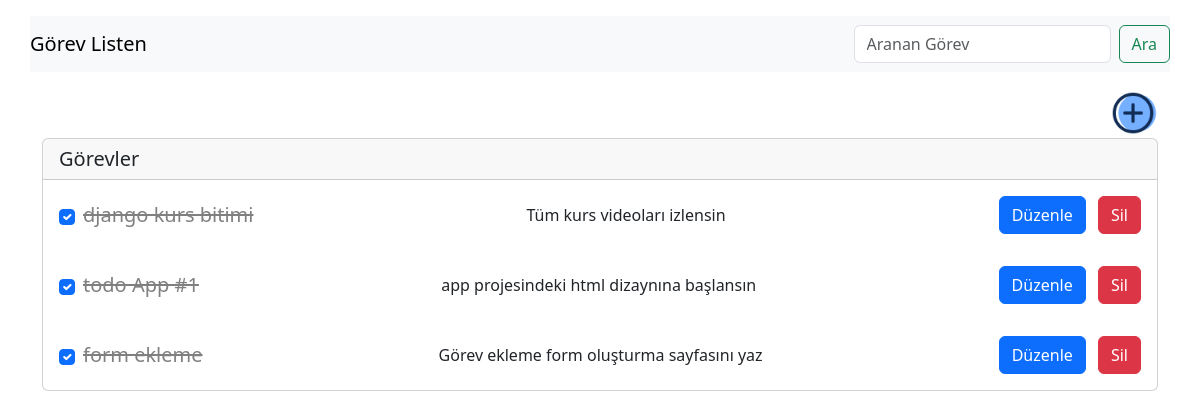
/, run on an earlier commit of the app's database.
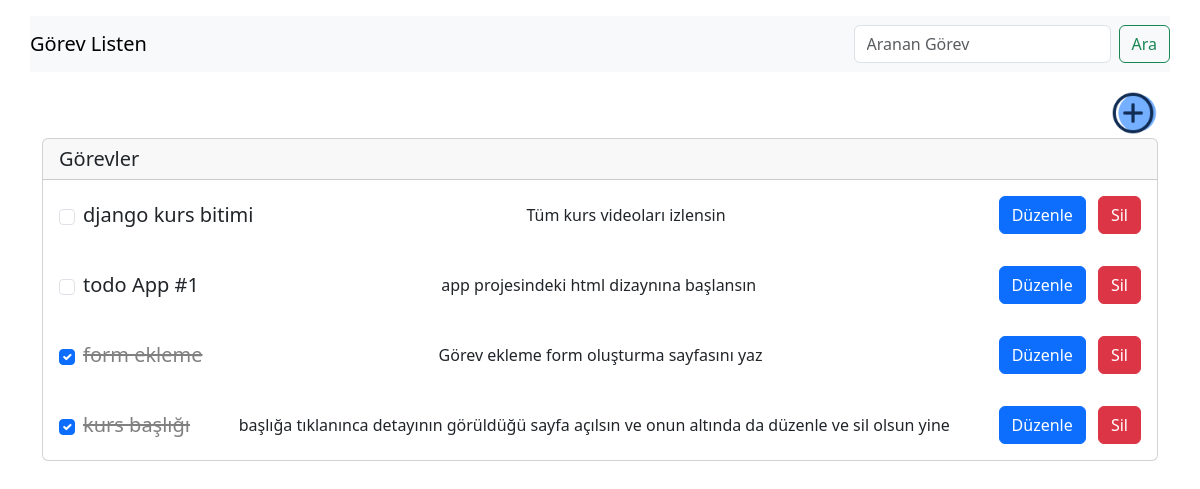
And on a later commit of the database.
### gorev/models.py (models this page shows, shortened)
class Gorev(models.Model): #ORM -Object Relational Mapping
    kullanici =  models.ForeignKey(User, on_delete=models.CASCADE, null=True, blank=True) # her gorev bir kullaniciya ait, kullanici isilinirse gorevleri de silinsin (cascade), bos birakilabilir bu alan, formlarda da bos kalabilir bu alan
    baslik = models.CharField(max_length=200)
    tanim = models.TextField(null= True, blank=True) #veritabaninda ve formda bu alan bos kalabilir
    tamamlandiMi = models.BooleanField(default=False)
    tarih = models.DateTimeField(auto_now_add=True) #gorev olusturuldugunda otomatik dolar
    class Meta: #nodelin ek yapilandirilmalarinin yapildigi ic sinif
        ordering = ['tamamlandiMi'] #veritabaninda siralama yapildiginda sonuclar nasıl donsun

### gorev/views.py (the view)
# urls.py: path('',views.gorevListesi, name="gorevListesi"),
def gorevListesi(request):
     gorevler = Gorev.objects.all()
     return render(request,'gorev/index.html',{
          'gorevler':gorevler
     })

### gorev/templates/gorev/index.html (shortened to what this page needs)
{% extends "layout.html" %}
{% load static %}
{% block css_files %}
    <link rel="stylesheet" href="{% static 'gorev/css/deneme.css' %}">
    <link rel="stylesheet" href="{% static 'gorev/css/style.css' %}">
{% endblock %}
{% block content %}
    <div class="container mt-3">
      <div class="row">
        <div class="col">
          <a href="{% url "gorevOlustur" %}" >
            <img src="{% static 'img/plus.png' %}" alt="Plus Icon" style="height: 50px; width: auto; float:right; ">
          </a>
        </div>
      </div>
        <div class="row">
            <div class="col-12">
               <div class="card">
                <h5 class="card-header ">Görevler</h5>
                {% for gorev in gorevler  %}
                <div class="card-body id="gorev-{{ gorev.id }}"">
                    <div class="d-flex justify-content-between align-items-center">
                        <div class="d-flex align-items-center">
                          <input class="form-check-input me-2 toggle-task" name="tamamlandiMi" data-task-id="{{gorev.id}}" {% if gorev.tamamlandiMi %}checked{% endif %}  type="checkbox" value="" >
                          <h5 class="card-title mb-0 ms-0 {% if gorev.tamamlandiMi %}completed{% endif %}">
                            {{ gorev.baslik }}
                        </h5>
                        </div>
                        <p class="card-text mb-0">{{ gorev.tanim }}</p>
                        <div>
                          <a href="{% url "gorevDuzenle" gorev.id%}" class="btn btn-primary me-2">Düzenle</a>
                          <a href="{% url "gorevSil" gorev.id%}" class="btn btn-danger">Sil</a>
                        </div>
                      </div>
                </div>
                {% endfor %}
              </div>
            </div>
        </div>
    </div>
{% endblock content %}

What changed in the data, as far as the page shows it:
changed Gorev "django kurs bitimi": tamamlandiMi "☑" → "☐"
changed Gorev "todo App #1": tamamlandiMi "☑" → "☐"
added Gorev: tamamlandiMi "☑", baslik "kurs başlığı", tanim "başlığa tıklanınca detayının görüldüğü sayfa açılsın ve onun altında da düzenle ve sil olsun yine"
